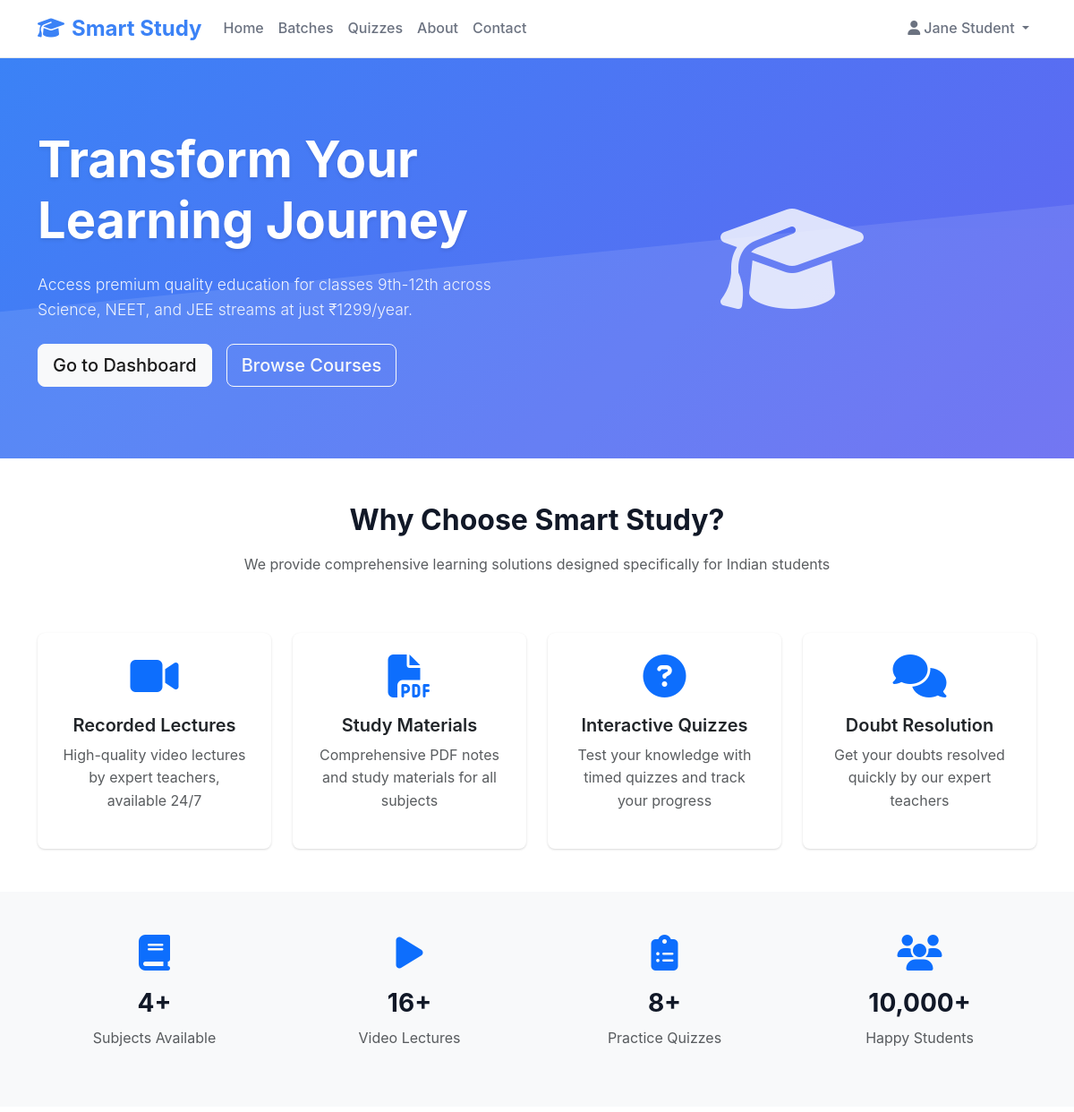
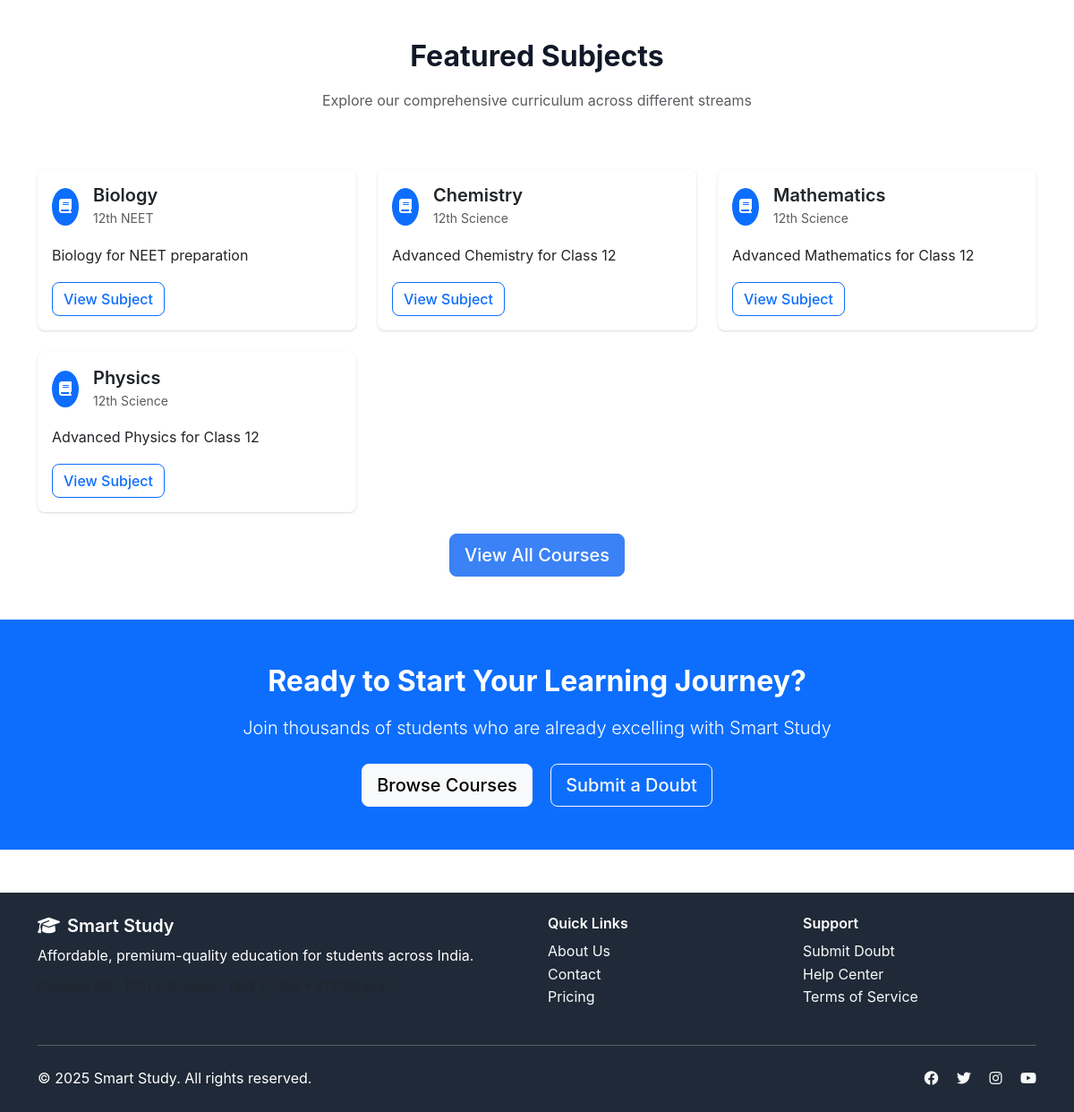
Screenshot of / (signed in) with the database file from the repository (2 pictures, top to bottom).
### accounts/models.py (models this page shows, shortened)
class User(AbstractUser):
    CLASS_CHOICES = [
        ('9th', '9th Grade'),
        ('10th', '10th Grade'),
        ('11th', '11th Grade'),
        ('12th', '12th Grade'),
    ]
    STREAM_CHOICES = [
        ('Science', 'Science'),
        ('NEET', 'NEET'),
        ('JEE', 'JEE'),
    ]
    email = models.EmailField(unique=True)
    phone = models.CharField(max_length=15, blank=True)
    class_level = models.CharField(max_length=10, choices=CLASS_CHOICES, blank=True)
    stream = models.CharField(max_length=20, choices=STREAM_CHOICES, blank=True)
    role = models.ForeignKey(Role, on_delete=models.CASCADE, null=True, blank=True)
    is_active = models.BooleanField(default=True)
    last_login = models.DateTimeField(null=True, blank=True)
    USERNAME_FIELD = 'email'
    REQUIRED_FIELDS = ['username']
    def get_full_name(self):
        return f"{self.first_name} {self.last_name}".strip() or self.username
    @property
    def is_student(self):
        return self.role and self.role.name == 'student'

### courses/models.py (models this page shows, shortened)
class Subject(models.Model):
    CLASS_CHOICES = [
        ('9th', '9th Grade'),
        ('10th', '10th Grade'),
        ('11th', '11th Grade'),
        ('12th', '12th Grade'),
    ]
    STREAM_CHOICES = [
        ('Science', 'Science'),
        ('NEET', 'NEET'),
        ('JEE', 'JEE'),
    ]
    name = models.CharField(max_length=100)
    description = models.TextField(blank=True)
    class_level = models.CharField(max_length=10, choices=CLASS_CHOICES)
    stream = models.CharField(max_length=20, choices=STREAM_CHOICES)
    created_at = models.DateTimeField(default=timezone.now)
    class Meta:
        unique_together = ['name', 'class_level', 'stream']
        ordering = ['class_level', 'stream', 'name']

### main/views.py (the view)
# urls.py: path('', views.IndexView.as_view(), name='index'),
class IndexView(TemplateView):
    template_name = 'main/index.html'
    def get_context_data(self, **kwargs):
        context = super().get_context_data(**kwargs)
        context.update({
            'total_subjects': Subject.objects.count(),
            'total_lectures': Lecture.objects.count(),
            'total_quizzes': Quiz.objects.count(),
            'featured_subjects': Subject.objects.all()[:6],
        })
        return context

### templates/main/index.html (shortened to what this page needs)
{% extends 'base.html' %}
{% block content %}
<section class="hero-section">
    <div class="container">
        <div class="row align-items-center">
            <div class="col-lg-6">
                <h1 class="display-4 fw-bold mb-4">Transform Your Learning Journey</h1>
                <p class="lead mb-4">Access premium quality education for classes 9th-12th across Science, NEET, and JEE streams at just ₹1299/year.</p>
                <div class="d-flex gap-3">
                    {% if not user.is_authenticated %}
                        <a href="{% url 'accounts:register' %}" class="btn btn-light btn-lg">Start Learning</a>
                        <a href="{% url 'main:pricing' %}" class="btn btn-outline-light btn-lg">View Pricing</a>
                    {% else %}
                        <a href="{% url 'accounts:dashboard' %}" class="btn btn-light btn-lg">Go to Dashboard</a>
                        <a href="{% url 'courses:list' %}" class="btn btn-outline-light btn-lg">Browse Courses</a>
                    {% endif %}
                </div>
            </div>
            <div class="col-lg-6 text-center">
                <i class="fas fa-graduation-cap" style="font-size: 8rem; opacity: 0.8;"></i>
            </div>
        </div>
    </div>
</section>
<section class="py-5">
    <div class="container">
        <div class="row text-center mb-5">
            <div class="col-lg-8 mx-auto">
                <h2 class="fw-bold mb-3">Why Choose Smart Study?</h2>
                <p class="text-muted">We provide comprehensive learning solutions designed specifically for Indian students</p>
            </div>
        </div>
        <div class="row g-4">
            <div class="col-md-6 col-lg-3">
                <div class="card feature-card h-100 text-center p-4">
                    <div class="mb-3">
                        <i class="fas fa-video text-primary" style="font-size: 3rem;"></i>
                    </div>
                    <h5>Recorded Lectures</h5>
                    <p class="text-muted">High-quality video lectures by expert teachers, available 24/7</p>
                </div>
            </div>
            <div class="col-md-6 col-lg-3">
                <div class="card feature-card h-100 text-center p-4">
                    <div class="mb-3">
                        <i class="fas fa-file-pdf text-primary" style="font-size: 3rem;"></i>
                    </div>
                    <h5>Study Materials</h5>
                    <p class="text-muted">Comprehensive PDF notes and study materials for all subjects</p>
                </div>
            </div>
            <div class="col-md-6 col-lg-3">
                <div class="card feature-card h-100 text-center p-4">
                    <div class="mb-3">
                        <i class="fas fa-question-circle text-primary" style="font-size: 3rem;"></i>
                    </div>
                    <h5>Interactive Quizzes</h5>
                    <p class="text-muted">Test your knowledge with timed quizzes and track your progress</p>
                </div>
            </div>
            <div class="col-md-6 col-lg-3">
                <div class="card feature-card h-100 text-center p-4">
                    <div class="mb-3">
                        <i class="fas fa-comments text-primary" style="font-size: 3rem;"></i>
                    </div>
                    <h5>Doubt Resolution</h5>
                    <p class="text-muted">Get your doubts resolved quickly by our expert teachers</p>
                </div>
            </div>
        </div>
    </div>
</section>
<section class="py-5 bg-light">
    <div class="container">
        <div class="row text-center">
            <div class="col-md-3">
                <div class="mb-3">
                    <i class="fas fa-book text-primary" style="font-size: 2.5rem;"></i>
                </div>
                <h3 class="fw-bold">{{ total_subjects }}+</h3>
                <p class="text-muted">Subjects Available</p>
            </div>
            <div class="col-md-3">
                <div class="mb-3">
                    <i class="fas fa-play text-primary" style="font-size: 2.5rem;"></i>
                </div>
                <h3 class="fw-bold">{{ total_lectures }}+</h3>
                <p class="text-muted">Video Lectures</p>
            </div>
            <div class="col-md-3">
                <div class="mb-3">
                    <i class="fas fa-clipboard-list text-primary" style="font-size: 2.5rem;"></i>
                </div>
                <h3 class="fw-bold">{{ total_quizzes }}+</h3>
                <p class="text-muted">Practice Quizzes</p>
            </div>
            <div class="col-md-3">
                <div class="mb-3">
                    <i class="fas fa-users text-primary" style="font-size: 2.5rem;"></i>
                </div>
                <h3 class="fw-bold">10,000+</h3>
                <p class="text-muted">Happy Students</p>
            </div>
        </div>
    </div>
</section>
{% if featured_subjects %}
<section class="py-5">
    <div class="container">
        <div class="row text-center mb-5">
            <div class="col-lg-8 mx-auto">
                <h2 class="fw-bold mb-3">Featured Subjects</h2>
                <p class="text-muted">Explore our comprehensive curriculum across different streams</p>
            </div>
        </div>
        <div class="row g-4">
            {% for subject in featured_subjects %}
            <div class="col-md-6 col-lg-4">
                <div class="card h-100">
                    <div class="card-body">
                        <div class="d-flex align-items-center mb-3">
                            <div class="bg-primary text-white rounded-circle p-2 me-3">
                                <i class="fas fa-book"></i>
                            </div>
                            <div>
                                <h5 class="card-title mb-0">{{ subject.name }}</h5>
                                <small class="text-muted">{{ subject.class_level }} {{ subject.stream }}</small>
                            </div>
                        </div>
                        <p class="card-text">{{ subject.description|truncatewords:15 }}</p>
                        <a href="{% url 'courses:subject_detail' subject.id %}" class="btn btn-outline-primary">View Subject</a>
                    </div>
                </div>
            </div>
            {% endfor %}
        </div>
        <div class="text-center mt-4">
            <a href="{% url 'courses:list' %}" class="btn btn-primary btn-lg">View All Courses</a>
        </div>
    </div>
</section>
{% endif %}
<section class="py-5 bg-primary text-white">
    <div class="container">
        <div class="row text-center">
            <div class="col-lg-8 mx-auto">
                <h2 class="fw-bold mb-3">Ready to Start Your Learning Journey?</h2>
                <p class="lead mb-4">Join thousands of students who are already excelling with Smart Study</p>
                {% if not user.is_authenticated %}
                    <a href="{% url 'accounts:register' %}" class="btn btn-light btn-lg me-3">Get Started Now</a>
                    <a href="{% url 'main:contact' %}" class="btn btn-outline-light btn-lg">Contact Us</a>
                {% else %}
                    <a href="{% url 'courses:list' %}" class="btn btn-light btn-lg me-3">Browse Courses</a>
                    <a href="{% url 'doubts:submit' %}" class="btn btn-outline-light btn-lg">Submit a Doubt</a>
                {% endif %}
            </div>
        </div>
    </div>
</section>
{% endblock %}

### templates/base.html (shortened to what this page needs)
<!DOCTYPE html>
<html lang="en">
<head>
    <link href="https://cdn.jsdelivr.net/npm/bootstrap@5.3.0/dist/css/bootstrap.min.css" rel="stylesheet">
    <link href="https://cdnjs.cloudflare.com/ajax/libs/font-awesome/6.4.0/css/all.min.css" rel="stylesheet">
    {% load static %}
    <link href="{% static 'css/style.css' %}" rel="stylesheet">
</head>
<body class="d-flex flex-column min-vh-100">
    <nav class="navbar navbar-expand-lg navbar-light bg-white shadow-sm">
        <div class="container">
            <a class="navbar-brand" href="{% url 'main:index' %}">
                <i class="fas fa-graduation-cap me-2"></i>Smart Study
            </a>
            <div class="collapse navbar-collapse" id="navbarNav">
                <ul class="navbar-nav me-auto">
                    <li class="nav-item">
                        <a class="nav-link" href="{% url 'main:index' %}">Home</a>
                    </li>
                    <li class="nav-item">
                        <a class="nav-link" href="{% url 'batches:list' %}">Batches</a>
                    </li>
                    <li class="nav-item">
                        <a class="nav-link" href="{% url 'quizzes:list' %}">Quizzes</a>
                    </li>
                    <li class="nav-item">
                        <a class="nav-link" href="{% url 'main:about' %}">About</a>
                    </li>
                    <li class="nav-item">
                        <a class="nav-link" href="{% url 'main:contact' %}">Contact</a>
                    </li>
                </ul>
                <ul class="navbar-nav">
                    {% if user.is_authenticated %}
                        <li class="nav-item dropdown">
                            <a class="nav-link dropdown-toggle" href="#" role="button" data-bs-toggle="dropdown">
                                <i class="fas fa-user me-1"></i>{{ user.get_full_name|default:user.username }}
                            </a>
                        </li>
                    {% endif %}
                </ul>
            </div>
        </div>
    </nav>
    <main class="flex-grow-1">
        {% block content %}{% endblock %}
    </main>
    <footer class="footer mt-5 py-4">
        <div class="container">
            <div class="row">
                <div class="col-md-6">
                    <h5><i class="fas fa-graduation-cap me-2"></i>Smart Study</h5>
                    <p class="mb-2">Affordable, premium-quality education for students across India.</p>
                    <p class="text-muted">Classes 9th-12th • Science, NEET, JEE • ₹1299/year</p>
                </div>
                <div class="col-md-3">
                    <h6>Quick Links</h6>
                    <ul class="list-unstyled">
                        <li><a href="{% url 'main:about' %}" class="text-light text-decoration-none">About Us</a></li>
                        <li><a href="{% url 'main:contact' %}" class="text-light text-decoration-none">Contact</a></li>
                        <li><a href="{% url 'main:pricing' %}" class="text-light text-decoration-none">Pricing</a></li>
                    </ul>
                </div>
                <div class="col-md-3">
                    <h6>Support</h6>
                    <ul class="list-unstyled">
                        <li><a href="{% url 'doubts:submit' %}" class="text-light text-decoration-none">Submit Doubt</a></li>
                        <li><a href="#" class="text-light text-decoration-none">Help Center</a></li>
                        <li><a href="#" class="text-light text-decoration-none">Terms of Service</a></li>
                    </ul>
                </div>
            </div>
            <hr class="my-4">
            <div class="row align-items-center">
                <div class="col-md-6">
                    <p class="mb-0">&copy; 2025 Smart Study. All rights reserved.</p>
                </div>
                <div class="col-md-6 text-md-end">
                    <a href="#" class="text-light me-3"><i class="fab fa-facebook"></i></a>
                    <a href="#" class="text-light me-3"><i class="fab fa-twitter"></i></a>
                    <a href="#" class="text-light me-3"><i class="fab fa-instagram"></i></a>
                    <a href="#" class="text-light"><i class="fab fa-youtube"></i></a>
                </div>
            </div>
        </div>
    </footer>
</body>
</html>

### rows the page displays
User: get_full_name "Jane Student"
Subject: name "Biology", class_level "12th", stream "NEET", description "Biology for NEET preparation"
Subject: name "Chemistry", class_level "12th", stream "Science", description "Advanced Chemistry for Class 12"
Subject: name "Mathematics", class_level "12th", stream "Science", description "Advanced Mathematics for Class 12"
Subject: name "Physics", class_level "12th", stream "Science", description "Advanced Physics for Class 12"

### other values shown
{{ total_subjects }} "4"
{{ total_lectures }} "16"
{{ total_quizzes }} "8"
